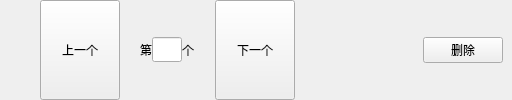
                   <widget class="QWidget" name="widget_41" native="true">
                    <layout class="QHBoxLayout" name="horizontalLayout_27">
                     <property name="spacing">
                      <number>0</number>
                     </property>
                     <property name="leftMargin">
                      <number>0</number>
                     </property>
                     <property name="topMargin">
                      <number>0</number>
                     </property>
                     <property name="rightMargin">
                      <number>9</number>
                     </property>
                     <property name="bottomMargin">
                      <number>0</number>
                     </property>
                     <item>
                      <spacer name="horizontalSpacer_75">
                       <property name="orientation">
                        <enum>Qt::Horizontal</enum>
                       </property>
                       <property name="sizeHint" stdset="0">
                        <size>
                         <width>40</width>
                         <height>20</height>
                        </size>
                       </property>
                      </spacer>
                     </item>
                     <item>
                      <widget class="QPushButton" name="btn_lastDevice">
                       <property name="sizePolicy">
                        <sizepolicy hsizetype="Minimum" vsizetype="Minimum">
                         <horstretch>0</horstretch>
                         <verstretch>0</verstretch>
                        </sizepolicy>
                       </property>
                       <property name="minimumSize">
                        <size>
                         <width>0</width>
                         <height>0</height>
                        </size>
                       </property>
                       <property name="font">
                        <font>
                         <family>微软雅黑</family>
                        </font>
                       </property>
                       <property name="focusPolicy">
                        <enum>Qt::TabFocus</enum>
                       </property>
                       <property name="text">
                        <string>上一个</string>
                       </property>
                      </widget>
                     </item>
                     <item>
                      <spacer name="horizontalSpacer_27">
                       <property name="orientation">
                        <enum>Qt::Horizontal</enum>
                       </property>
                       <property name="sizeType">
                        <enum>QSizePolicy::Fixed</enum>
                       </property>
                       <property name="sizeHint" stdset="0">
                        <size>
                         <width>20</width>
                         <height>20</height>
                        </size>
                       </property>
                      </spacer>
                     </item>
                     <item>
                      <widget class="QLabel" name="label_7">
                       <property name="font">
                        <font>
                         <family>微软雅黑</family>
                        </font>
                       </property>
                       <property name="text">
                        <string>第</string>
                       </property>
                      </widget>
                     </item>
                     <item>
                      <widget class="QLineEdit" name="lineEdit_devNumber">
                       <property name="minimumSize">
                        <size>
                         <width>0</width>
                         <height>0</height>
                        </size>
                       </property>
                       <property name="maximumSize">
                        <size>
                         <width>30</width>
                         <height>16777215</height>
                        </size>
                       </property>
                       <property name="font">
                        <font>
                         <family>微软雅黑</family>
                        </font>
                       </property>
                       <property name="alignment">
                        <set>Qt::AlignCenter</set>
                       </property>
                      </widget>
                     </item>
                     <item>
                      <widget class="QLabel" name="label_8">
                       <property name="font">
                        <font>
                         <family>微软雅黑</family>
                        </font>
                       </property>
                       <property name="text">
                        <string>个</string>
                       </property>
                      </widget>
                     </item>
                     <item>
                      <spacer name="horizontalSpacer_42">
                       <property name="orientation">
                        <enum>Qt::Horizontal</enum>
                       </property>
                       <property name="sizeType">
                        <enum>QSizePolicy::Fixed</enum>
                       </property>
                       <property name="sizeHint" stdset="0">
                        <size>
                         <width>20</width>
                         <height>20</height>
                        </size>
                       </property>
                      </spacer>
                     </item>
                     <item>
                      <widget class="QPushButton" name="btn_nextDevice">
                       <property name="sizePolicy">
                        <sizepolicy hsizetype="Minimum" vsizetype="Minimum">
                         <horstretch>0</horstretch>
                         <verstretch>0</verstretch>
                        </sizepolicy>
                       </property>
                       <property name="minimumSize">
                        <size>
                         <width>0</width>
                         <height>0</height>
                        </size>
                       </property>
                       <property name="font">
                        <font>
                         <family>微软雅黑</family>
                        </font>
                       </property>
                       <property name="focusPolicy">
                        <enum>Qt::TabFocus</enum>
                       </property>
                       <property name="text">
                        <string>下一个</string>
                       </property>
                      </widget>
                     </item>
                     <item>
                      <spacer name="horizontalSpacer_37">
                       <property name="orientation">
                        <enum>Qt::Horizontal</enum>
                       </property>
                       <property name="sizeHint" stdset="0">
                        <size>
                         <width>128</width>
                         <height>20</height>
                        </size>
                       </property>
                      </spacer>
                     </item>
                     <item>
                      <widget class="QPushButton" name="btn_deleteDevNum">
                       <property name="font">
                        <font>
                         <family>微软雅黑</family>
                        </font>
                       </property>
                       <property name="focusPolicy">
                        <enum>Qt::TabFocus</enum>
                       </property>
                       <property name="text">
                        <string>删除</string>
                       </property>
                      </widget>
                     </item>
                    </layout>
                   </widget>
